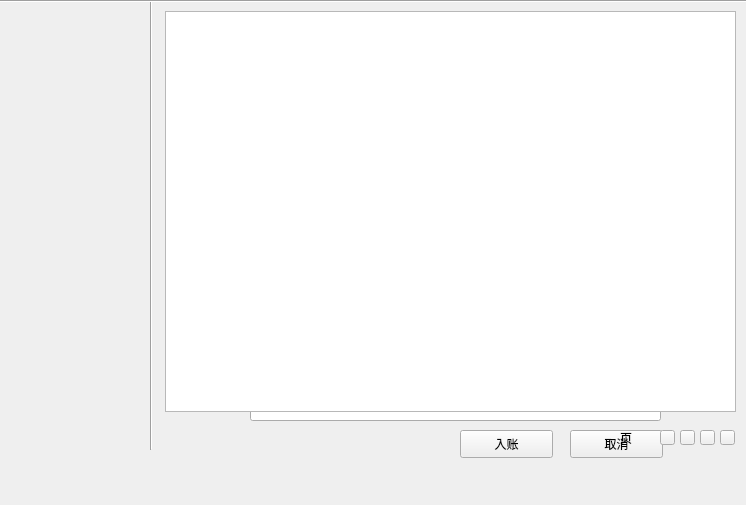
<?xml version="1.0" encoding="UTF-8"?>
<ui version="4.0">
 <class>MainWindow</class>
 <widget class="QMainWindow" name="MainWindow">
  <property name="geometry">
   <rect>
    <x>0</x>
    <y>0</y>
    <width>746</width>
    <height>505</height>
   </rect>
  </property>
  <property name="windowTitle">
   <string>MainWindow</string>
  </property>
  <widget class="QWidget" name="centralWidget">
   <widget class="QWidget" name="widgetUserInfo" native="true">
    <property name="geometry">
     <rect>
      <x>0</x>
      <y>0</y>
      <width>150</width>
      <height>480</height>
     </rect>
    </property>
    <widget class="QLabel" name="labelHead">
     <property name="geometry">
      <rect>
       <x>15</x>
       <y>10</y>
       <width>120</width>
       <height>120</height>
      </rect>
     </property>
    </widget>
    <widget class="QLabel" name="labelLastTime">
     <property name="geometry">
      <rect>
       <x>0</x>
       <y>150</y>
       <width>151</width>
       <height>20</height>
      </rect>
     </property>
    </widget>
    <widget class="Line" name="line_4">
     <property name="geometry">
      <rect>
       <x>0</x>
       <y>0</y>
       <width>746</width>
       <height>3</height>
      </rect>
     </property>
     <property name="orientation">
      <enum>Qt::Horizontal</enum>
     </property>
    </widget>
   </widget>
   <widget class="QWidget" name="widgetBook" native="true">
    <property name="geometry">
     <rect>
      <x>150</x>
      <y>0</y>
      <width>600</width>
      <height>480</height>
     </rect>
    </property>
    <widget class="QLabel" name="labelDateTime">
     <property name="geometry">
      <rect>
       <x>100</x>
       <y>30</y>
       <width>51</width>
       <height>21</height>
      </rect>
     </property>
     <property name="text">
      <string>日期：</string>
     </property>
    </widget>
    <widget class="QTreeWidget" name="treeWidgetPerson">
     <property name="geometry">
      <rect>
       <x>100</x>
       <y>100</y>
       <width>256</width>
       <height>192</height>
      </rect>
     </property>
     <attribute name="headerVisible">
      <bool>false</bool>
     </attribute>
     <column>
      <property name="text">
       <string notr="true">1</string>
      </property>
     </column>
    </widget>
    <widget class="QLabel" name="labelBookPerson">
     <property name="geometry">
      <rect>
       <x>100</x>
       <y>70</y>
       <width>72</width>
       <height>21</height>
      </rect>
     </property>
     <property name="text">
      <string>分账人：</string>
     </property>
    </widget>
    <widget class="QLineEdit" name="lineEditPS">
     <property name="geometry">
      <rect>
       <x>100</x>
       <y>330</y>
       <width>411</width>
       <height>91</height>
      </rect>
     </property>
     <property name="text">
      <string/>
     </property>
     <property name="alignment">
      <set>Qt::AlignLeading|Qt::AlignLeft|Qt::AlignTop</set>
     </property>
    </widget>
    <widget class="QLabel" name="labelPS">
     <property name="geometry">
      <rect>
       <x>100</x>
       <y>300</y>
       <width>72</width>
       <height>21</height>
      </rect>
     </property>
     <property name="text">
      <string>备注：</string>
     </property>
    </widget>
    <widget class="QPushButton" name="pushButtonBook">
     <property name="geometry">
      <rect>
       <x>310</x>
       <y>430</y>
       <width>93</width>
       <height>28</height>
      </rect>
     </property>
     <property name="text">
      <string>入账</string>
     </property>
    </widget>
    <widget class="QPushButton" name="pushButtonCanel">
     <property name="geometry">
      <rect>
       <x>420</x>
       <y>430</y>
       <width>93</width>
       <height>28</height>
      </rect>
     </property>
     <property name="text">
      <string>取消</string>
     </property>
    </widget>
    <widget class="QLabel" name="labelMoney">
     <property name="geometry">
      <rect>
       <x>380</x>
       <y>120</y>
       <width>72</width>
       <height>15</height>
      </rect>
     </property>
     <property name="text">
      <string>金额：</string>
     </property>
    </widget>
    <widget class="QLineEdit" name="lineEditMoney">
     <property name="geometry">
      <rect>
       <x>380</x>
       <y>145</y>
       <width>113</width>
       <height>21</height>
      </rect>
     </property>
    </widget>
    <widget class="QDateTimeEdit" name="dateTimeEdit">
     <property name="geometry">
      <rect>
       <x>150</x>
       <y>30</y>
       <width>194</width>
       <height>22</height>
      </rect>
     </property>
    </widget>
    <widget class="Line" name="line_3">
     <property name="geometry">
      <rect>
       <x>0</x>
       <y>0</y>
       <width>3</width>
       <height>450</height>
      </rect>
     </property>
     <property name="orientation">
      <enum>Qt::Vertical</enum>
     </property>
    </widget>
    <widget class="Line" name="line_7">
     <property name="geometry">
      <rect>
       <x>0</x>
       <y>0</y>
       <width>600</width>
       <height>3</height>
      </rect>
     </property>
     <property name="orientation">
      <enum>Qt::Horizontal</enum>
     </property>
    </widget>
    <zorder>lineEditMoney</zorder>
    <zorder>labelDateTime</zorder>
    <zorder>treeWidgetPerson</zorder>
    <zorder>labelBookPerson</zorder>
    <zorder>lineEditPS</zorder>
    <zorder>labelPS</zorder>
    <zorder>pushButtonBook</zorder>
    <zorder>pushButtonCanel</zorder>
    <zorder>labelMoney</zorder>
    <zorder>dateTimeEdit</zorder>
    <zorder>line_3</zorder>
    <zorder>line_7</zorder>
   </widget>
   <widget class="QWidget" name="widgetHistory" native="true">
    <property name="geometry">
     <rect>
      <x>150</x>
      <y>0</y>
      <width>600</width>
      <height>480</height>
     </rect>
    </property>
    <widget class="QPushButton" name="pushButtonFirst">
     <property name="geometry">
      <rect>
       <x>510</x>
       <y>430</y>
       <width>15</width>
       <height>15</height>
      </rect>
     </property>
     <property name="flat">
      <bool>false</bool>
     </property>
    </widget>
    <widget class="QPushButton" name="pushButtonPre">
     <property name="geometry">
      <rect>
       <x>530</x>
       <y>430</y>
       <width>15</width>
       <height>15</height>
      </rect>
     </property>
     <property name="flat">
      <bool>false</bool>
     </property>
    </widget>
    <widget class="QPushButton" name="pushButtonNext">
     <property name="geometry">
      <rect>
       <x>550</x>
       <y>430</y>
       <width>15</width>
       <height>15</height>
      </rect>
     </property>
     <property name="flat">
      <bool>false</bool>
     </property>
    </widget>
    <widget class="QPushButton" name="pushButtonLast">
     <property name="geometry">
      <rect>
       <x>570</x>
       <y>430</y>
       <width>15</width>
       <height>15</height>
      </rect>
     </property>
     <property name="flat">
      <bool>false</bool>
     </property>
    </widget>
    <widget class="QTreeWidget" name="treeWidgetHistory">
     <property name="geometry">
      <rect>
       <x>15</x>
       <y>11</y>
       <width>571</width>
       <height>401</height>
      </rect>
     </property>
     <property name="columnCount">
      <number>0</number>
     </property>
     <attribute name="headerVisible">
      <bool>true</bool>
     </attribute>
    </widget>
    <widget class="QLabel" name="labelPage">
     <property name="geometry">
      <rect>
       <x>470</x>
       <y>430</y>
       <width>21</width>
       <height>16</height>
      </rect>
     </property>
     <property name="text">
      <string>页</string>
     </property>
    </widget>
    <widget class="QLabel" name="Textlabel">
     <property name="geometry">
      <rect>
       <x>450</x>
       <y>430</y>
       <width>16</width>
       <height>16</height>
      </rect>
     </property>
     <property name="text">
      <string/>
     </property>
    </widget>
    <widget class="Line" name="line_2">
     <property name="geometry">
      <rect>
       <x>0</x>
       <y>0</y>
       <width>3</width>
       <height>450</height>
      </rect>
     </property>
     <property name="orientation">
      <enum>Qt::Vertical</enum>
     </property>
    </widget>
    <widget class="Line" name="line_6">
     <property name="geometry">
      <rect>
       <x>0</x>
       <y>0</y>
       <width>600</width>
       <height>3</height>
      </rect>
     </property>
     <property name="orientation">
      <enum>Qt::Horizontal</enum>
     </property>
    </widget>
   </widget>
   <widget class="QWidget" name="widgetOut" native="true">
    <property name="geometry">
     <rect>
      <x>150</x>
      <y>0</y>
      <width>600</width>
      <height>480</height>
     </rect>
    </property>
    <property name="sizePolicy">
     <sizepolicy hsizetype="Preferred" vsizetype="Preferred">
      <horstretch>0</horstretch>
      <verstretch>0</verstretch>
     </sizepolicy>
    </property>
    <widget class="Line" name="line">
     <property name="geometry">
      <rect>
       <x>0</x>
       <y>0</y>
       <width>3</width>
       <height>450</height>
      </rect>
     </property>
     <property name="orientation">
      <enum>Qt::Vertical</enum>
     </property>
    </widget>
    <widget class="Line" name="line_5">
     <property name="geometry">
      <rect>
       <x>0</x>
       <y>0</y>
       <width>600</width>
       <height>3</height>
      </rect>
     </property>
     <property name="orientation">
      <enum>Qt::Horizontal</enum>
     </property>
    </widget>
   </widget>
  </widget>
  <widget class="QMenuBar" name="menuBar">
   <property name="geometry">
    <rect>
     <x>0</x>
     <y>0</y>
     <width>746</width>
     <height>26</height>
    </rect>
   </property>
  </widget>
  <action name="actionKeepin">
   <property name="text">
    <string>账单</string>
   </property>
  </action>
  <action name="actionSetting">
   <property name="text">
    <string>设置</string>
   </property>
   <property name="autoRepeat">
    <bool>true</bool>
   </property>
   <property name="visible">
    <bool>true</bool>
   </property>
  </action>
  <action name="actionQuit">
   <property name="text">
    <string>退出</string>
   </property>
  </action>
  <action name="action">
   <property name="text">
    <string>bookKeeping</string>
   </property>
  </action>
  <action name="actionOutBookKeeping">
   <property name="text">
    <string>outBookKeeping</string>
   </property>
  </action>
  <action name="actionBookKeepingHistory">
   <property name="text">
    <string>bookKeepingHistory</string>
   </property>
  </action>
 </widget>
 <layoutdefault spacing="6" margin="11"/>
 <resources/>
 <connections/>
</ui>
